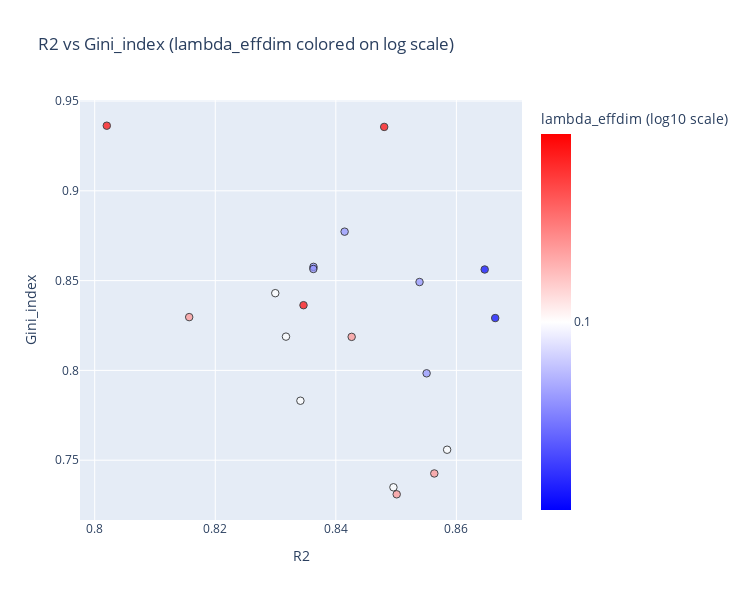

Here is the notebook cell this chart was saved with:
### Code cell
import numpy as np, pandas as pd, plotly.express as px

df = pd.DataFrame(consolidated_data)
df["R2"] = df["folder"].str.extract(r"^([0-9\.]+)").astype(float)
df = df.drop(columns=["folder"])
df = df[df["R2"] > 0.5]

# column = "sm_args.q"          # the column to color by
column = "lambda_effdim"
scale  = "log"     # or "log"

# --- ensure numeric column (encode non-numeric) ---
if not np.issubdtype(df[column].dtype, np.number):
    df[column + "_string"] = df[column]
    df[column] = pd.Categorical(df[column]).codes

df[column] = pd.to_numeric(df[column], errors="coerce")
df = df.dropna(subset=[column])

# --- prepare color data (linear vs log) ---
if scale == "log":
    df = df[df[column] > 0]                          # log requires positive
    color_col = f"{column}_log10"
    df[color_col] = np.log10(df[column].to_numpy())

    # nice log ticks in original space (decades)
    vmin, vmax = df[column].min(), df[column].max()
    decades = np.arange(np.floor(np.log10(vmin)), np.ceil(np.log10(vmax)) + 1)
    ticks = np.power(10.0, decades)
    tickvals = np.log10(ticks)                       # where they land in log space
    ticktext = [f"{t:g}" for t in ticks]
    cbar_title = f"{column} (log10 scale)"
else:
    color_col = column
    vmin, vmax = float(df[color_col].min()), float(df[color_col].max())
    tickvals, ticktext = None, None
    cbar_title = f"{column} (linear)"

# --- midpoint & range in the SAME space as color_col ---
cmin, cmax = float(df[color_col].min()), float(df[color_col].max())
cmid = 0.5 * (cmin + cmax)

bwr_scale = [(0, "blue"), (0.5, "white"), (1, "red")]  # keep your palette

x_label, y_label = "R2", "Gini_index"
fig = px.scatter(
    df,
    x=x_label, y=y_label,
    color=color_col,
    color_continuous_scale=bwr_scale,
    color_continuous_midpoint=cmid,
    range_color=(cmin, cmax),
    hover_data=df.columns,
    title=f"{x_label} vs {y_label} ({column} colored on {scale} scale)"
)

x = 1.5
fig.update_layout(
    autosize=False, width=500 * x, height=400 * x,
    coloraxis_colorbar=dict(title=cbar_title, tickvals=tickvals, ticktext=ticktext)
)
fig.update_traces(marker=dict(opacity=0.7, size=5 * x, line=dict(width=1, color="black")))
fig.write_image(f"statistics_{x_label}_vs_{y_label}_SE.svg")
fig.show()

### Figure 1 — Plotly figure (JSON) as saved in the notebook; plotly's stock layout.template omitted (floating-point values rounded to 4 significant figures; data arrays with more than 128 entries replaced by an {"elided": "..."} marker saying what was removed)
{"data": [{"customdata": {"elided": "19x71 mixed values"}, "hovertemplate": "R2=%{x}<br>Gini_index=%{y}<br>_target_=%{customdata[0]}<br>trainer_tag=%{customdata[1]}<br>max_iter=%{customdata[2]}<br>anneal_noise=%{customdata[3]}<br>lr=%{customdata[4]}<br>weight_decay=%{customdata[5]}<br>max_grad_norm=%{customdata[6]}<br>lr_scale_exp=%{customdata[7]}<br>same_batch=%{customdata[8]}<br>monitor=%{customdata[9]}<br>lambda_orth=%{customdata[10]}<br>orth_args.orth_input_only=%{customdata[11]}<br>lambda_iwm=%{customdata[12]}<br>iwm_args.cap100=%{customdata[13]}<br>iwm_args.gamma=%{customdata[14]}<br>iwm_args.eps=%{customdata[15]}<br>lambda_rwm=%{customdata[16]}<br>rwm_args.cap100=%{customdata[17]}<br>rwm_args.N_ref=%{customdata[18]}<br>rwm_args.k_ref=%{customdata[19]}<br>rwm_args.gamma=%{customdata[20]}<br>rwm_args.eps=%{customdata[21]}<br>lambda_ow=%{customdata[22]}<br>ow_args.c=%{customdata[23]}<br>ow_args.cap100=%{customdata[24]}<br>ow_args.alpha=%{customdata[25]}<br>ow_args.gamma=%{customdata[26]}<br>ow_args.eps=%{customdata[27]}<br>lambda_met=%{customdata[28]}<br>lambda_rws=%{customdata[29]}<br>rws_args.tg_deg=%{customdata[30]}<br>rws_args.eps=%{customdata[31]}<br>lambda_sm=%{customdata[32]}<br>sm_args.cap_s=%{customdata[33]}<br>sm_args.quantile_kind=%{customdata[34]}<br>sm_args.p=%{customdata[35]}<br>sm_args.q=%{customdata[36]}<br>sm_args.tau=%{customdata[37]}<br>sm_args.penalty_type=%{customdata[38]}<br>sm_args.g_top=%{customdata[39]}<br>sm_args.g_bot=%{customdata[40]}<br>sm_args.alpha=%{customdata[41]}<br>sm_args.beta=%{customdata[42]}<br>sm_args.eps=%{customdata[43]}<br>lambda_tv=%{customdata[44]}<br>lambda_si=%{customdata[45]}<br>si_args.method=%{customdata[46]}<br>lambda_hi=%{customdata[47]}<br>hi_args.method=%{customdata[48]}<br>lambda_htvar=%{customdata[49]}<br>lambda_hlvar=%{customdata[50]}<br>lambda_cl=%{customdata[51]}<br>lambda_effdim=%{customdata[52]}<br>effdim_args.k=%{customdata[53]}<br>effdim_args.eps=%{customdata[54]}<br>dropout=%{customdata[55]}<br>dropout_args.dropout_kind=%{customdata[56]}<br>dropout_args.sampling_method=%{customdata[57]}<br>dropout_args.eta=%{customdata[58]}<br>dropout_args.drop_rate=%{customdata[59]}<br>dropout_args.dropout_beta=%{customdata[60]}<br>dropout_args.activity_q=%{customdata[61]}<br>meanA=%{customdata[62]}<br>mWout=%{customdata[63]}<br>mWinp=%{customdata[64]}<br>mWrec_exc=%{customdata[65]}<br>mWrec_inh=%{customdata[66]}<br>tVar=%{customdata[67]}<br>N=%{customdata[68]}<br>score=%{customdata[69]}<br>lambda_effdim_log10=%{marker.color}<extra></extra>", "legendgroup": "", "marker": {"color": [-0.301, -0.301, -1.301, -1.301, -1.301, -1.699, -1.301, -1.0, -0.301, -0.699, -1.699, -1.0, -0.699, -1.301, -1.0, -1.0, -0.699, -1.0, -0.699], "coloraxis": "coloraxis", "line": {"color": "black", "width": 1}, "opacity": 0.7, "size": 7.5, "symbol": "circle"}, "mode": "markers", "name": "", "orientation": "v", "showlegend": false, "type": "scatter", "x": [0.802, 0.848, 0.8415, 0.8363, 0.8363, 0.8647, 0.8539, 0.83, 0.8346, 0.8157, 0.8664, 0.8317, 0.8426, 0.8551, 0.8341, 0.8585, 0.8563, 0.8496, 0.8501], "xaxis": "x", "y": [0.9363, 0.9356, 0.8773, 0.8577, 0.8565, 0.8562, 0.8492, 0.843, 0.8363, 0.8297, 0.8292, 0.8188, 0.8187, 0.7984, 0.7831, 0.7558, 0.7426, 0.7349, 0.731], "yaxis": "y"}], "layout": {"autosize": false, "coloraxis": {"cmax": -0.301, "cmid": -1, "cmin": -1.699, "colorbar": {"ticktext": ["0.01", "0.1", "1"], "tickvals": [-2.0, -1.0, 0.0], "title": {"text": "lambda_effdim (log10 scale)"}}, "colorscale": [[0, "blue"], [0.5, "white"], [1, "red"]]}, "height": 600, "legend": {"tracegroupgap": 0}, "title": {"text": "R2 vs Gini_index (lambda_effdim colored on log scale)"}, "width": 750, "xaxis": {"anchor": "y", "domain": [0, 1], "title": {"text": "R2"}}, "yaxis": {"anchor": "x", "domain": [0, 1], "title": {"text": "Gini_index"}}}}
